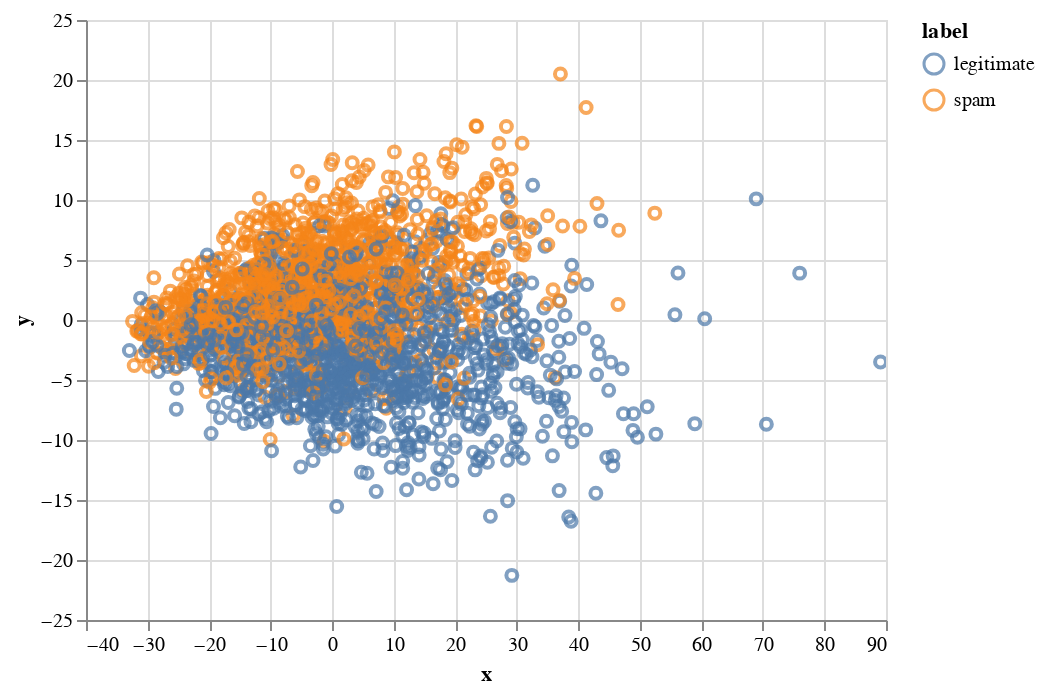

Notebook cell for this chart:
### Markdown cell above
As before, we'll use PCA to project our points into two dimensions and then plot them to see if there's any structure with our data.

### Code cell
plot.plot_pca(data, "text", func=count_frequency, x="x", y="y", color="label")

### Figure 1 — Vega-Lite specification as saved in the notebook (floating-point values rounded to 4 significant figures; data arrays with more than 128 entries replaced by an {"elided": "..."} marker saying what was removed)
{"config": {"view": {"continuousWidth": 400, "continuousHeight": 300}}, "data": {"name": "data-53e7b434dfeaf27ba8b8f2efbd87ef15"}, "mark": "point", "encoding": {"color": {"field": "label", "type": "nominal"}, "x": {"field": "x", "type": "quantitative"}, "y": {"field": "y", "type": "quantitative"}}, "selection": {"selector001": {"type": "interval", "bind": "scales", "encodings": ["x", "y"]}}, "$schema": "https://vega.github.io/schema/vega-lite/v4.17.0.json", "datasets": {"data-53e7b434dfeaf27ba8b8f2efbd87ef15": {"elided": "2500 records"}}}
